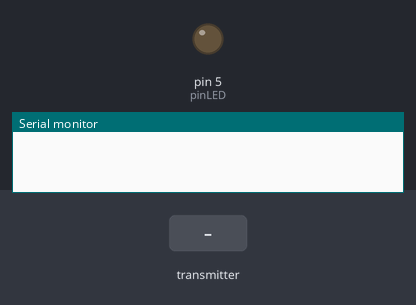
This sketch was run on a simulated Arduino Uno, built with avr-gcc and run on an emulated ATmega328P. Parts: output pins drawn as LEDs (lit = HIGH), the last lines printed to the serial monitor. The test bench sets the inputs (shaded band). No radio packets arrive unless stated.

Above: at 1.2 s.
1.3 s: the transmitter starts sending msg.0 = 0
At 2.4 s:
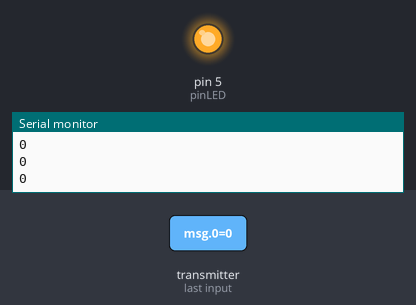
2.8 s: the transmitter starts sending msg.0 = 1
At 3.6 s:
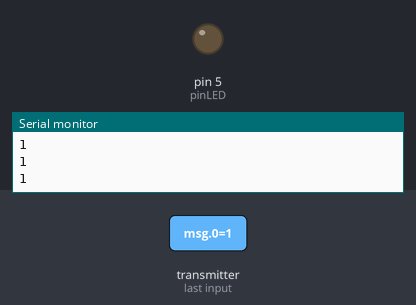
Timing chart, 0 to 5.8 s (numbered marks = the images above; inputs shaded):
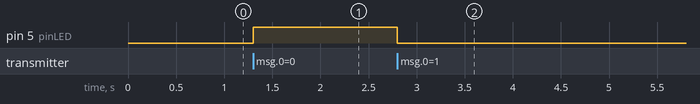

Measured:
- after the input at 1.3 s, pin 5 (pinLED): LOW → HIGH at once
- after the input at 2.8 s, pin 5 (pinLED): HIGH → LOW at once

The sketch:

LED_receiver.ino
```cpp
#include <SPI.h>   //the communication interface with the modem
#include "RF24.h"  //the library which helps us to control the radio modem

RF24 radio(7, 8); /*This object represents a modem connected to the Arduino.
                      Arguments 5 and 10 are a digital pin numbers to which signals
                      CE and CSN are connected.*/

byte addresses[][6] = { "1Node", "2Node" };

int msg[1];
int pinLED = 5;

void setup() {
  Serial.begin(9600);

  pinMode(pinLED, OUTPUT);

  radio.begin();  //it activates the modem.

  radio.openWritingPipe(addresses[0]);
  radio.openReadingPipe(1, addresses[1]);

  radio.startListening();  //enable receiving data via modem
}

void loop() {
  if (radio.available()) {  //checks whether any data have arrived at the address of the modem
    while (radio.available()) {
      radio.read(msg, 1);
      Serial.println(msg[0]);
      if (msg[0] == 0) {
        digitalWrite(pinLED, HIGH);
      } else {
        digitalWrite(pinLED, LOW);
      }
    }
  }
}
```
